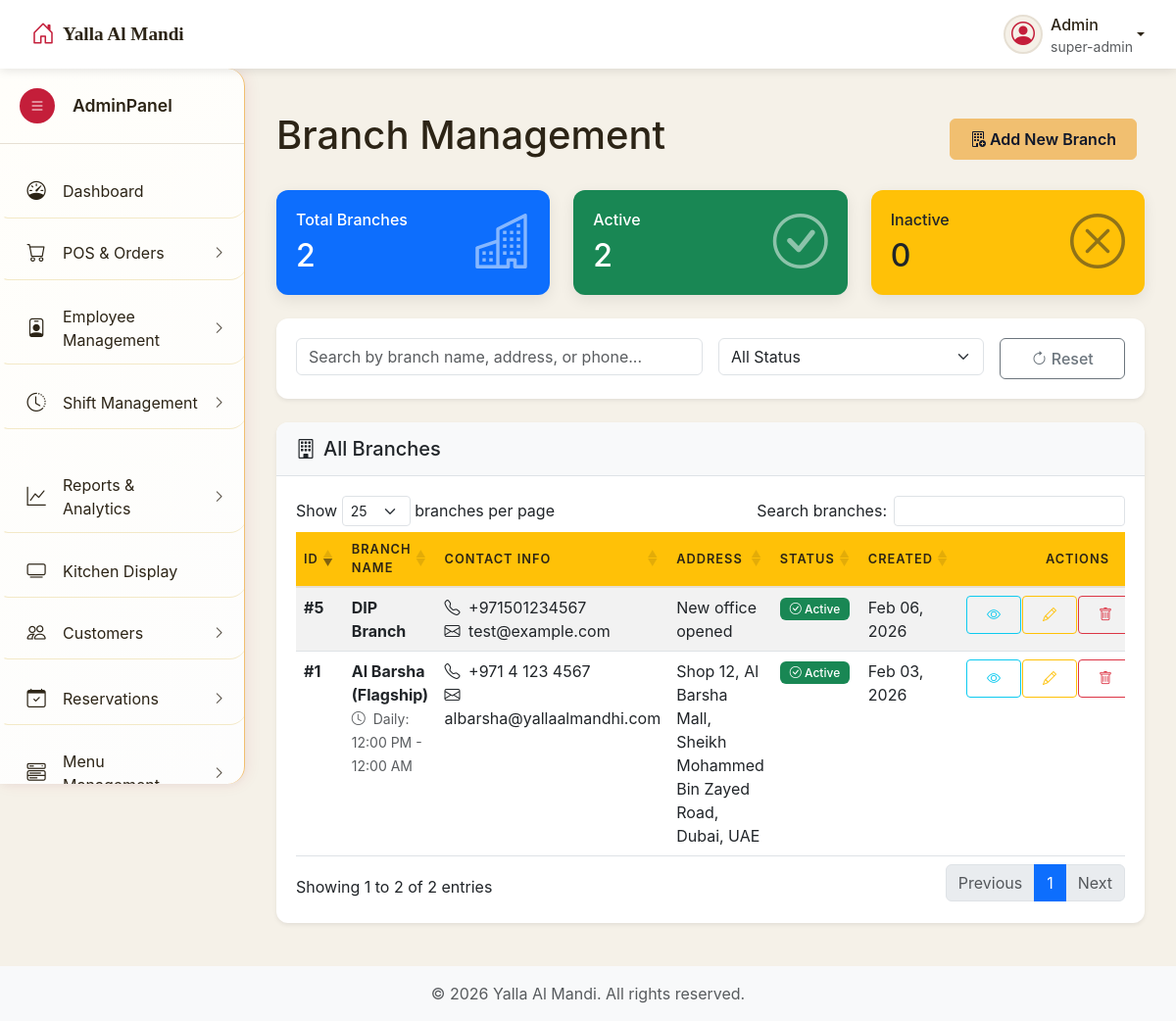
Screenshot of /admin/branches.php (signed in) with the database file from the repository.
### tables this page shows
CREATE TABLE `branches` (
  `id` int NOT NULL,
  `name` varchar(100) NOT NULL,
  `address` text NOT NULL,
  `phone` varchar(20) DEFAULT NULL,
  `email` varchar(100) DEFAULT NULL,
  `opening_hours` text,
  `is_active` tinyint(1) DEFAULT '1',
  `created_at` timestamp NOT NULL DEFAULT CURRENT_TIMESTAMP
);

### admin/includes/view_all_branches.php (the view, shortened to what this page needs)
<?php
$sql = "SELECT * FROM branches ORDER BY created_at DESC";
$result = $connection->query($sql);
$stats_query = "SELECT
    COUNT(*) as total_branches,
    COUNT(CASE WHEN is_active = 1 THEN 1 END) as active_branches,
    COUNT(CASE WHEN is_active = 0 THEN 1 END) as inactive_branches
    FROM branches";
$stats_result = $connection->query($stats_query);
$stats = $stats_result->fetch_assoc();
?>
<div class="main-content" id="branchesMainContent">
    <div class="container-fluid">
        <div class="d-flex justify-content-between align-items-center mb-4">
            <h1 class="page-title">Branch Management</h1>
            <div>
                <a href="branches.php?source=add_branch" class="btn btn-primary me-2">
                    <i class="bi bi-building-add"></i> Add New Branch
                </a>
            </div>
        </div>
        <div class="row mb-4">
            <div class="col-md-4">
                <div class="card bg-primary text-white">
                    <div class="card-body">
                        <div class="d-flex justify-content-between align-items-center">
                            <div>
                                <h6 class="card-title">Total Branches</h6>
                                <h2 class="mb-0"><?php echo $stats['total_branches'] ?? 0; ?></h2>
                            </div>
                            <i class="bi bi-buildings display-4 opacity-50"></i>
                        </div>
                    </div>
                </div>
            </div>
            <div class="col-md-4">
                <div class="card bg-success text-white">
                    <div class="card-body">
                        <div class="d-flex justify-content-between align-items-center">
                            <div>
                                <h6 class="card-title">Active</h6>
                                <h2 class="mb-0"><?php echo $stats['active_branches'] ?? 0; ?></h2>
                            </div>
                            <i class="bi bi-check-circle display-4 opacity-50"></i>
                        </div>
                    </div>
                </div>
            </div>
            <div class="col-md-4">
                <div class="card bg-warning text-dark">
                    <div class="card-body">
                        <div class="d-flex justify-content-between align-items-center">
                            <div>
                                <h6 class="card-title">Inactive</h6>
                                <h2 class="mb-0"><?php echo $stats['inactive_branches'] ?? 0; ?></h2>
                            </div>
                            <i class="bi bi-x-circle display-4 opacity-50"></i>
                        </div>
                    </div>
                </div>
            </div>
        </div>
        <div class="card shadow-sm mb-4">
            <div class="card-body">
                <div class="row g-3">
                    <div class="col-md-6">
                        <input type="text" class="form-control" id="branchSearch"
                               placeholder="Search by branch name, address, or phone..."
                               onkeyup="searchBranches()">
                    </div>
                    <div class="col-md-4">
                        <select class="form-select" id="statusFilter" onchange="filterBranches()">
                            <option value="">All Status</option>
                        </select>
                    </div>
                    <div class="col-md-2">
                        <button class="btn btn-outline-secondary w-100" onclick="resetBranchFilters()">
                            <i class="bi bi-arrow-clockwise"></i> Reset
                        </button>
                    </div>
                </div>
            </div>
        </div>
        <div class="card shadow-sm">
            <div class="card-header">
                <h5 class="mb-0"><i class="bi bi-building me-2"></i>All Branches</h5>
            </div>
            <div class="card-body">
                <div class="table-responsive">
                    <table class="table table-hover table-striped" id="branchesTable">
                        <thead>
                            <tr class="table-dark">
                                <th width="60">ID</th>
                                <th>Branch Name</th>
                                <th>Contact Info</th>
                                <th>Address</th>
                                <th>Status</th>
                                <th>Created</th>
                                <th width="150" class="text-center">Actions</th>
                            </tr>
                        </thead>
                        <tbody>
                            <?php if ($result->num_rows > 0): ?>
                                <?php while ($branch = $result->fetch_assoc()): ?>
                                    <tr id="branch-row-<?php echo $branch['id']; ?>"
                                        class="branch-row"
                                        data-status="<?php echo $branch['is_active'] ? 'active' : 'inactive'; ?>">
                                        <td class="fw-bold">#<?php echo $branch['id']; ?></td>
                                        <td>
                                            <div class="fw-bold"><?php echo htmlspecialchars($branch['name']); ?></div>
                                            <?php if ($branch['opening_hours']): ?>
                                                <small class="text-muted">
                                                    <i class="bi bi-clock me-1"></i>
                                                    <?php
                                                    echo strlen($branch['opening_hours']) > 50
                                                        ? htmlspecialchars(substr($branch['opening_hours'], 0, 50)) . '...'
                                                        : htmlspecialchars($branch['opening_hours']);
                                                    ?>
                                                </small>
                                            <?php endif; ?>
                                        </td>
                                        <td>
                                            <?php if ($branch['phone']): ?>
                                                <div><i class="bi bi-telephone me-1"></i> <?php echo htmlspecialchars($branch['phone']); ?></div>
                                            <?php endif; ?>
                                            <?php if ($branch['email']): ?>
                                                <div><i class="bi bi-envelope me-1"></i> <?php echo htmlspecialchars($branch['email']); ?></div>
                                            <?php endif; ?>
                                        </td>
                                        <td>
                                            <?php
                                            echo strlen($branch['address']) > 100
                                                ? htmlspecialchars(substr($branch['address'], 0, 100)) . '...'
                                                : htmlspecialchars($branch['address']);
                                            ?>
                                        </td>
                                        <td>
                                            <?php if ($branch['is_active']): ?>
                                                <span class="badge bg-success">
                                                    <i class="bi bi-check-circle"></i> Active
                                                </span>
                                            <?php else: ?>
                                                <span class="badge bg-danger">
                                                    <i class="bi bi-x-circle"></i> Inactive
                                                </span>
                                            <?php endif; ?>
                                        </td>
                                        <td><?php echo date('M d, Y', strtotime($branch['created_at'])); ?></td>
                                        <td class="text-center">
                                            <div class="btn-group btn-group-sm" role="group">
                                                <button type="button" class="btn btn-outline-info view-branch-btn"
                                                        onclick="branchShowViewModal(<?php echo $branch['id']; ?>)"
                                                        title="View Details">
                                                    <i class="bi bi-eye"></i>
                                                </button>
                                                <a href='branches.php?source=edit_branch&id=<?php echo $branch['id']; ?>'
                                                   class="btn btn-outline-warning"
                                                   title="Edit Branch">
                                                    <i class="bi bi-pencil"></i>
                                                </a>
                                                <button type="button" class="btn btn-outline-danger delete-branch-btn"
                                                        onclick="branchShowDeleteConfirm(
                                                        <?php echo (int)$branch['id']; ?>,
                                                        '<?php echo htmlspecialchars(addslashes($branch['name']), ENT_QUOTES); ?>')"
                                                        title="Delete Branch">
                                                    <i class="bi bi-trash"></i>
                                                </button>
                                            </div>
                                        </td>
                                    </tr>
                                <?php endwhile; ?>
                            <?php endif; ?>
                        </tbody>
                    </table>
                </div>
            </div>
        </div>
    </div>
</div>
<div class="position-fixed bottom-0 end-0 p-3" style="z-index: 9999">
</div>
<div class="position-fixed bottom-0 end-0 p-3" style="z-index: 9999">
</div>

### admin/resources/css/admin-style.css (style rules this page uses)
body { font-family: 'Inter', 'Segoe UI', sans-serif; background-color: var(--color-beige); color: var(--color-dark-brown); overflow-x: hidden; padding-top: var(--top-nav-height); }
.main-content { margin-left: var(--sidebar-width); padding: 20px; transition: margin-left 0.3s ease; min-height: calc(100vh - var(--top-nav-height)); }
.card { border: none; border-radius: 10px; box-shadow: 0 5px 15px rgba(0, 0, 0, 0.08); transition: all 0.3s ease; }
.card-header { position: relative; left: 0; background-color: var(--color-white); border-bottom: 1px solid var(--color-sand); padding: 15px 20px; font-weight: 600; }
.card-body { padding: 20px; }
.badge { padding: 5px 10px; font-weight: 500; font-size: 0.75rem; }
.table { margin-bottom: 0; }
.table thead th { border-top: none; border-bottom: 2px solid var(--color-sand); font-weight: 600; color: var(--color-dark-brown); text-transform: uppercase; font-size: 0.8rem; letter-spacing: 1px; }
.btn { border-radius: 6px; font-weight: 500; padding: 8px 20px; transition: all 0.3s ease; }
.btn-primary { background-color: var(--color-red); border-color: var(--color-red); }
.card { border: none; border-radius: 12px; }
.card-header { background-color: #f8f9fa; border-bottom: 1px solid #dee2e6; border-radius: 12px 12px 0 0 !important; }
.btn-primary { background: #f1bf70; border-color: #f1bf70; color: #0f172a; font-weight: 600; }
.table th { font-weight: 600; background-color: #2c3e50 !important; color: white; vertical-align: middle; }
.table-dark { --bs-table-bg: #2c3e50; --bs-table-color: white; }
.btn-group .btn { border-radius: 4px !important; }
.btn-group .btn:not(:last-child) { margin-right: 2px; }
.table th { font-weight: 600; background-color: #ffc107 !important; color: #212529; vertical-align: middle; }

### admin/includes/header.php (style rules this page uses)
:root { --color-red: #c41e3a; --color-red-light: #e84c4c; --color-beige: #f5f1e8; --color-sand: #e6dfd3; --color-dark-brown: #2c2416; --color-soft-black: #1a1a1a; --color-olive: #8a8635; --color-copper: #b87333; --color-white: #ffffff; --color-light-gray: #f8f9fa; --sidebar-width: 250px; --sidebar-collapsed-width: 70px; --top-nav-height: 70px; }

### rows the page displays
branches: id "5", name "DIP Branch", phone "+971501234567", email "test@example.com", address "New office opened", is_active 1 (drawn), created_at "Feb 06, 2026"
branches: id "1", name "Al Barsha (Flagship)", opening_hours "Daily: 12:00 PM - 12:00 AM", phone "+971 4 123 4567", email "albarsha@yallaalmandhi.com", address "Shop 12, Al Barsha Mall, Sheikh Mohammed Bin Zayed Road, Dubai, UAE", is_active 1 (drawn), created_at "Feb 03, 2026"

### other values shown
$current_user['username'] "Admin"
$_SESSION['role'] "super-admin"
$stats['total_branches'] "2"
$stats['active_branches'] "2"
$stats['inactive_branches'] "0"
